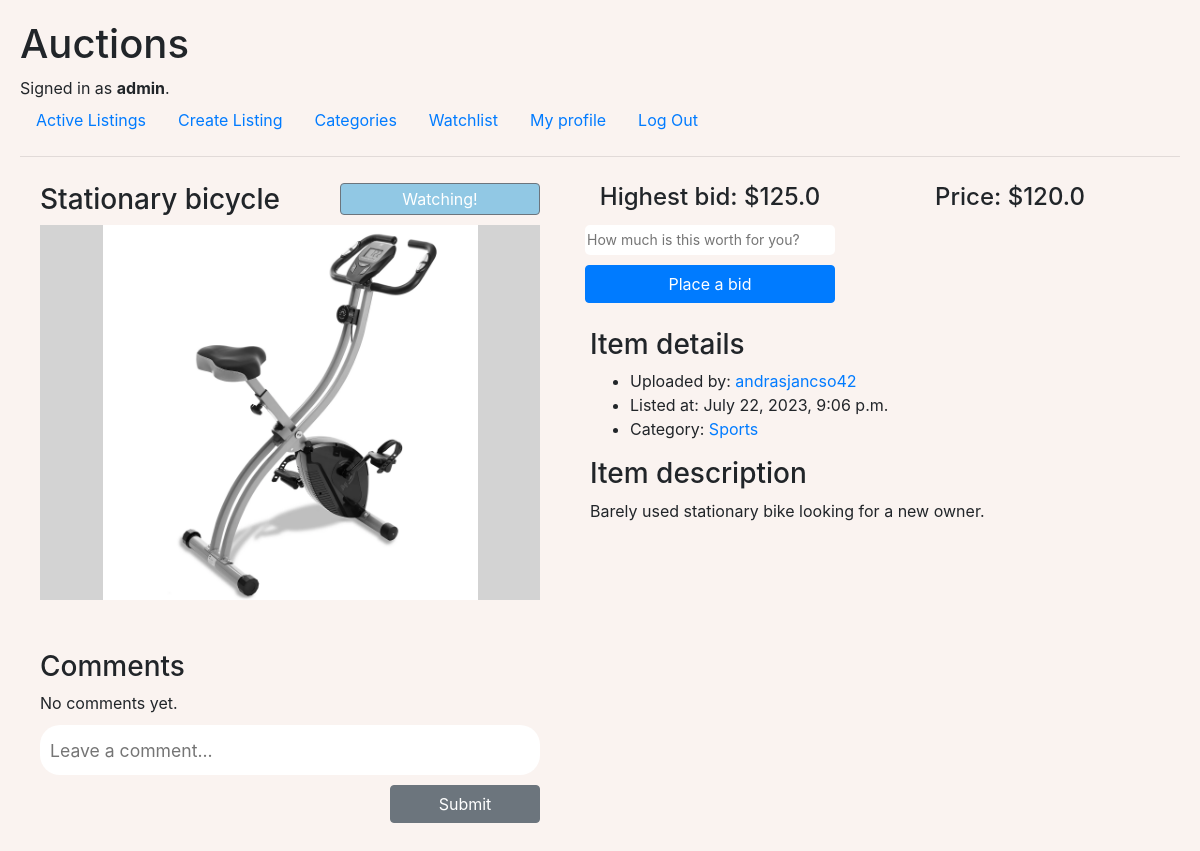
Screenshot of /listing/2 (signed in) with the database file from the repository.
### auctions/models.py (models this page shows, shortened)
class User(AbstractUser):
    pass

class Listing(models.Model):
    active = models.BooleanField(default=True)
    bid_step = models.FloatField(default=0.1)
    category = models.ForeignKey(
        Category, on_delete=models.CASCADE, related_name="listings", blank=True, null=True)
    description = models.TextField(max_length=300)
    photo = models.ImageField(
        upload_to="listing-images", blank=True, null=True)
    price = models.FloatField()
    pub_date = models.DateTimeField("date published")
    title = models.CharField(max_length=20)
    user = models.ForeignKey(
        User, on_delete=models.CASCADE, related_name="listings")
    winner = models.ForeignKey(
        User, on_delete=models.CASCADE, related_name="won_listings", blank=True, null=True)

class Bid(models.Model):
    date = models.DateTimeField("date of bid")
    listing = models.ForeignKey(
        Listing, on_delete=models.CASCADE, related_name="bids", blank=True, null=True)
    user = models.ForeignKey(
        User, on_delete=models.CASCADE, related_name="bids")
    value = models.FloatField()

class Category(models.Model):
    title = models.CharField(max_length=30)
    def __str__(self):
        return self.title

### auctions/views.py (the view, shortened to what this page needs)
# urls.py: path("listing/<int:listing_id>", views.listing, name="listing"),
def listing(request, listing_id):
    listing = Listing.objects.get(pk=listing_id)
    if listing.bids.all().exists():
        highest_bid = listing.bids.all().order_by("-value").first().value
    else:
        highest_bid = None
    bid_form = BidForm(
        initial={"user": request.user, "date": datetime.now(), "listing": listing})
    comment_form = CommentForm(
        initial={"user": request.user, "date": datetime.now(), "listing": listing})
    if request.user.is_authenticated:
        if not Watchlist.objects.filter(user=request.user).exists():
            Watchlist.objects.create(user=request.user)
        watchlist = Watchlist.objects.get(user=request.user)
    else:
        watchlist = None
    return render(request, "auctions/listing.html", {
        "listing": listing,
        "bid_form": bid_form,
        "comment_form": comment_form,
        "watchlist": watchlist,
        "highest_bid": highest_bid
    })

### auctions/views.py (shortened to what this page needs)
class BidForm(forms.ModelForm):
    class Meta:
        model = Bid
        fields = "__all__"
    def __init__(self, *args, **kwargs):
        super(BidForm, self).__init__(*args, **kwargs)
        self.fields["value"].widget.attrs.update({
            "placeholder": "How much is this worth for you?"
        })

class CommentForm(forms.ModelForm):
    class Meta:
        model = Comment
        fields = "__all__"
    def __init__(self, *args, **kwargs):
        super(CommentForm, self).__init__(*args, **kwargs)
        self.fields["text"].widget.attrs.update({
            "placeholder": "Leave a comment..."
        })

### auctions/templates/auctions/listing.html (shortened to what this page needs)
{% extends "auctions/layout.html" %}
{% load static %}
{% block body %}
<div id="listing-main">
    <div>
        <div>
            <div id="listing-top">
                <div>
                    <div id="description-container">
                        <h3>{{ listing.title }}</h3>
                        <form action="{% url 'listing' listing.id %}" method="post">
                            {% if listing.active %}
                            <div>
                                <button class="btn btn-secondary" type="submit" id="btn-watchlist">
                                    {% if listing in watchlist.listings.all %}
                                    Watching!
                                    {% else %}
                                    Add to watchlist
                                    {% endif %}
                                </button>
                            </div>
                            {% endif %}
                        </form>
                    </div>
                    {% if listing.photo %}
                    <img src="{{ listing.photo.url }}" alt="{{ listing.title }}">
                    {% else %}
                    <img src="{% static 'images/image.png' %}" alt="{{ listing.title }}">
                    {% endif %}
                </div>
                <div id="detail-container">
                    {% if listing.active %}
                    <div id="bid-form">
                        {% if listing.user != user %}
                        <div>
                            {% if listing.bids.all.exists %}
                            <h4>Highest bid: ${{ highest_bid }}</h4>
                            {% else %}
                            <h3>Be the first to bid!</h3>
                            {% endif %}
                            <form action="{% url 'listing' listing.id %}" method="post">
                                {{ bid_form.value }}
                                <button class="btn btn-primary" type="submit">Place a bid</button>
                            </form>
                        </div>
                        {% endif %}
                        <div id="buy-form">
                            <h4>Price: ${{ listing.price }}</h4>
                        </div>
                    </div>
                    {% endif %}
                    <div>
                        <h3>Item details</h3>
                        <ul>
                            <li>Uploaded by: <a href="{% url 'user' listing.user.username %}">
                                    {{ listing.user }}</a></li>
                            <li>Listed at: {{ listing.pub_date }}</li>
                            <li>Category:
                                {% if listing.category %}
                                <a href="{% url 'category' listing.category.title %}">{{ listing.category }}</a>
                                {% else %}
                                None
                                {% endif %}
                            </li>
                        </ul>
                        <h3>Item description</h3>
                        <p>{{ listing.description }}</p>
                    </div>
                </div>
            </div>
            <div id="listing-bottom">
                <h3>Comments</h3>
                {% if listing.comments.all.exists %}
                <ul>
                    {% for comment in listing.comments.all %}
                    <li>
                        <div>
                            <div>
                                <a href="{% url 'user' comment.user.username %}">{{ comment.user }}</a>
                            </div>
                            <div class="comment">
                                {{ comment.text }}
                            </div>
                        </div>
                    </li>
                    {% endfor %}
                    {% else %}
                    <div>No comments yet.</div>
                    {% endif %}
                    {% if listing.active %}
                    <form action="{% url 'listing' listing.id %}" method="post">
                        {{ comment_form.text }}
                        <button type="submit" class="btn btn-secondary">Submit</button>
                    </form>
                    {% endif %}
            </div>
        </div>
    </div>
</div>
{% endblock %}

### auctions/templates/auctions/layout.html (shortened to what this page needs)
{% load static %}
<!DOCTYPE html>
<html lang="en">
<head>
    <link rel="stylesheet" href="https://stackpath.bootstrapcdn.com/bootstrap/4.4.1/css/bootstrap.min.css"
>
    <link href="{% static 'auctions/styles.css' %}" rel="stylesheet">
</head>
<body>
    <h1>Auctions</h1>
    <div>
        {% if user.is_authenticated %}
        Signed in as <strong>{{ user.username }}</strong>.
        {% else %}
        Not signed in.
        {% endif %}
    </div>
    <ul class="nav">
        <li class="nav-item">
            <a class="nav-link" href="{% url 'index' %}">Active Listings</a>
        </li>
        <li class="nav-item">
            <a class="nav-link" href="{% url 'new-listing' %}">Create Listing</a>
        </li>
        <li class="nav-item">
            <a class="nav-link" href="{% url 'categories' %}">Categories</a>
        </li>
        {% if user.is_authenticated %}
        <li class="nav-item">
            <a class="nav-link" href="{% url 'watchlist' %}">Watchlist</a>
        </li>
        <li class="nav-item">
            <a class="nav-link" href="{% url 'user' user.username %}">My profile</a>
        </li>
        <li class="nav-item">
            <a class="nav-link" href="{% url 'logout' %}">Log Out</a>
        </li>
        {% endif %}
    </ul>
    <hr>
    {% block body %}
    {% endblock %}
</body>
</html>

### auctions/static/auctions/styles.css (style rules this page uses)
body { padding: 20px; background-color: #FAF3F0; }
input { border: none; border-radius: 5px; }
input[type=number] { height: 30px; width: 70px; }
.watching { background-color: #91C8E4; color: white; position: relative; }
#bid-form { display: flex; font-size: 14px; line-height: 25px; margin: 0 !important; text-align: center; width: 100%; }
#bid-form div { display: flex; flex-direction: column; align-items: center; }
#bid-form input { margin: 5px; width: 250px; }
#bid-form button { margin: 5px; width: 250px; }
#btn-watchlist { height: 60%; padding: 3px; width: 200px; }
#buy-form { min-width: 260px; }
#description-container { display: flex; justify-content: space-between; }
#detail-container { margin-right: 20px; width: 600px; }
#detail-container>div { margin: 20px 0 0 50px; }
#listing-bottom { display: flex; flex-direction: column; margin-top: 50px; margin-right: 20px; }
#listing-bottom form { align-items: flex-end; display: flex; flex-direction: column; margin-top: 10px; width: 500px; }
#listing-bottom form input { border: none; border-radius: 20px; font-size: 1.1rem; height: 50px; padding-left: 10px; width: 100%; }
#listing-bottom form button { margin-top: 10px; width: 150px; }
#listing-main { width: 100%; justify-content: center; display: flex; }
#listing-main>div { display: inline-block; margin: 10px 20px; }
#listing-main>div>div { display: flex; flex-direction: column; }
#listing-top { display: flex; justify-content: center; }
#listing-top img { background-color: lightgray; height: 375px; object-fit: contain; width: 500px; }

### rows the page displays
User: username "admin"
Listing: title "Stationary bicycle", photo (picture), price "120.0", user "andrasjancso42", pub_date "July 22, 2023, 9:06 p.m.", category "Sports", description "Barely used stationary bike looking for a new owner."
Bid: value "125.0"
